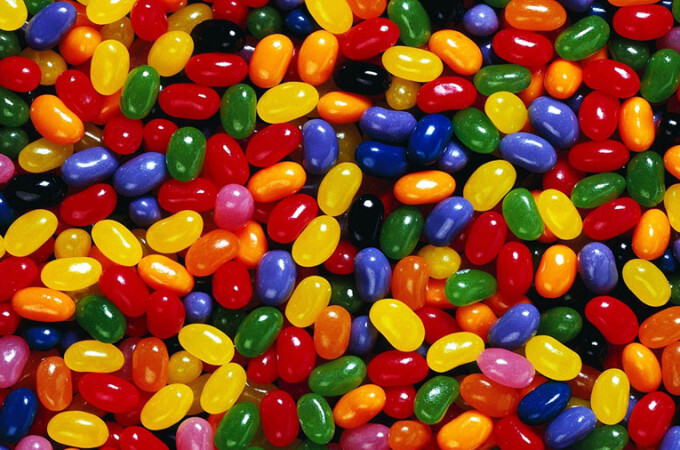
#> input picture Images/Jelly Beans.jpg, 680 x 450 px
$ python bean_counter.py
#> lines starting #> are read from the running program, lines starting #| are printed output that depends on the picture
### colour_helper.py
# Colour Helper
# Author: Kyle Wang
# 13 December 2023

# Do you need help with colours
# This is for you

def pixel_to_string(pixel: tuple) -> str:
    """Take a rgb 3-tuple and "interpret it"
    as a colour and return that colour's name.

    Params:
        pixel - 3-tuple of (red, green, blue)

    Return:
        String representing the colour
    """
    r, g, b = pixel


    if g > 220 and r < 120 and b < 120:
        return "green"

    # TODO: Implement detecting the colour red
    if g < 25 and r > 140 and b < 25:
        return "red"

    if g >= 80 and b < 40 and r <= 65:
        return "jelly bean green"

    if g <= 110 and b > 90 and r >= 40 and r < 150:
        return "purple"

    if r >= 159 and g < 80 and b <= 85:
        return "red ball"

# Question 1

def is_light(pixel: tuple) -> bool:
    """Take a rgb 3-tuple. If the average
    is greater than or equal to 128,
    return True, if not, return False.

    Params:
        pixel - 3-tuple of (red, green, blue)

    Return:
        Boolean value according to the average
    """

    r, g, b = pixel

    if ((r + g + b) / 3) >= 128:
        return True
    else:
        return False

black_pixel = (0, 0, 0)
dark_gray_pixel = (127, 127, 127)
light_gray_pixel = (128, 128, 128)
white_pixel = (255, 255, 255)

print(is_light(black_pixel))      # False
print(is_light(dark_gray_pixel))  # False
print(is_light(light_gray_pixel)) # True
print(is_light(white_pixel))      # True


# [5 lines left out: function pixel_to_grayscale, not called in this run]

### bean_counter.py
# Bean Counter
# Author: Kyle Wang
# 9 January 2024

from colour_helper import pixel_to_string

from PIL import Image

RED_PIXEL = (183, 3, 7)
GREEN_PIXEL = (39, 115, 17)
PURPLE_PIXEL = (66, 71, 173)

# Version 0.1
# Count all red pixels
# Report on the percentage of all red

jelly_bean_img = Image.open("./Images/Jelly Beans.jpg")
#> jelly_bean_img is the input picture: PIL image 680x450 RGB; mean R, G, B 133.4, 70.9, 32

red_pixels = []
green_pixels = []
purple_pixels = []

# Visit every pixel in the image
for y in range(jelly_bean_img.height):
    for x in range(jelly_bean_img.width):
        current_pixel = jelly_bean_img.getpixel((x, y))

        # If that pixel is red, store the location
        if pixel_to_string(current_pixel) == "red":
            red_pixels.append((x, y))
        elif pixel_to_string(current_pixel) == "jelly bean green":
            green_pixels.append((x, y))
        elif pixel_to_string(current_pixel) == "purple":
            purple_pixels.append((x, y))

# Display the number of pixels of each colour has
print(len(green_pixels))
#| 17568
print(len(red_pixels))
#| 54082
print(len(purple_pixels))
#| 17110

# Calculate the percentage of all jelly bean colours
# Divide that number by the total pixels in the image
original_size = (jelly_bean_img.width, jelly_bean_img.height)

red_percentage = len(red_pixels) / (jelly_bean_img.height * jelly_bean_img.width) * 100
green_percentage = len(green_pixels) / (jelly_bean_img.height * jelly_bean_img.width) * 100
purple_percentage = len(purple_pixels) / (jelly_bean_img.height * jelly_bean_img.width) * 100

# Display report
print(f"Red Jelly Beans: {round(red_percentage, 2)}%")
#| Red Jelly Beans: 17.67%
print(f"Green Jelly Beans: {round(green_percentage, 2)}%")
#| Green Jelly Beans: 5.74%
print(f"Purple Jelly Beans: {round(purple_percentage, 2)}%")
#| Purple Jelly Beans: 5.59%

# Create a map of all red pixels
# Create a new image that is the same size as the original image

pixels_map = Image.new("RGB", original_size)
#> pixels_map: PIL image 680x450 RGB; every value is 0

# For every pixel location in "found" pixel list, place a pixel on that image

for pixel_loc in red_pixels:
     pixels_map.putpixel(pixel_loc, RED_PIXEL)
#> this loop made 54082 passes
#> pixel_loc on passes 1 to 3: (67, 0), (68, 0), (69, 0)
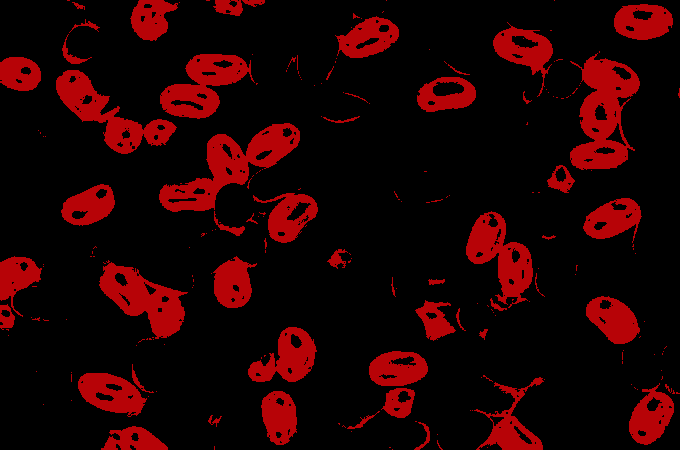
#> pixels_map: PIL image 680x450 RGB; mean R, G, B 32.3, 0.5, 1.2

for pixel_loc in green_pixels:
    pixels_map.putpixel(pixel_loc, GREEN_PIXEL)
#> this loop made 17568 passes
#> pixel_loc on passes 1 to 3: (25, 0), (26, 0), (27, 0)
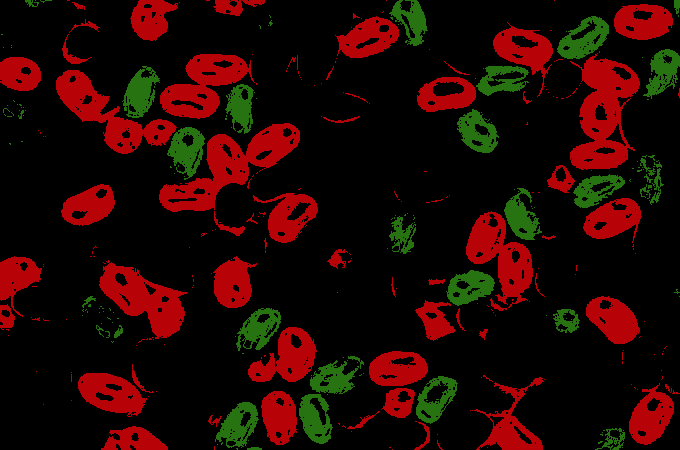
#> pixels_map: PIL image 680x450 RGB; mean R, G, B 34.6, 7.1, 2.2

for pixel_loc in purple_pixels:
    pixels_map.putpixel(pixel_loc, PURPLE_PIXEL)
#> this loop made 17110 passes
#> pixel_loc on passes 1 to 3: (284, 0), (285, 0), (286, 0)
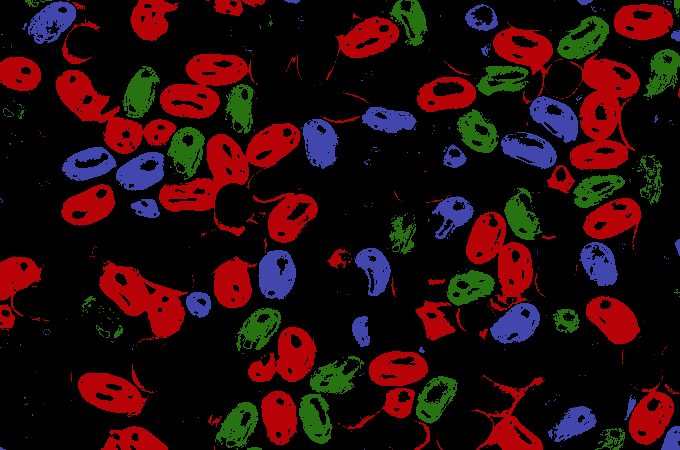
#> pixels_map: PIL image 680x450 RGB; mean R, G, B 38.3, 11.1, 11.9

pixels_map.save("./Images/colours_pixel_map.jpg")


pixels_map.close()
jelly_bean_img.close()

# Version 0.1 ---
# Count all red pixels
# Report on the percentage of all red jellybeans
# Version 0.2 ---
# Count all green pixels
# Report on the percentage of all green jellybeans
# Version 0.3 ---
# Count all purple pixels
# Report on the percentage of all purple jellybeans
